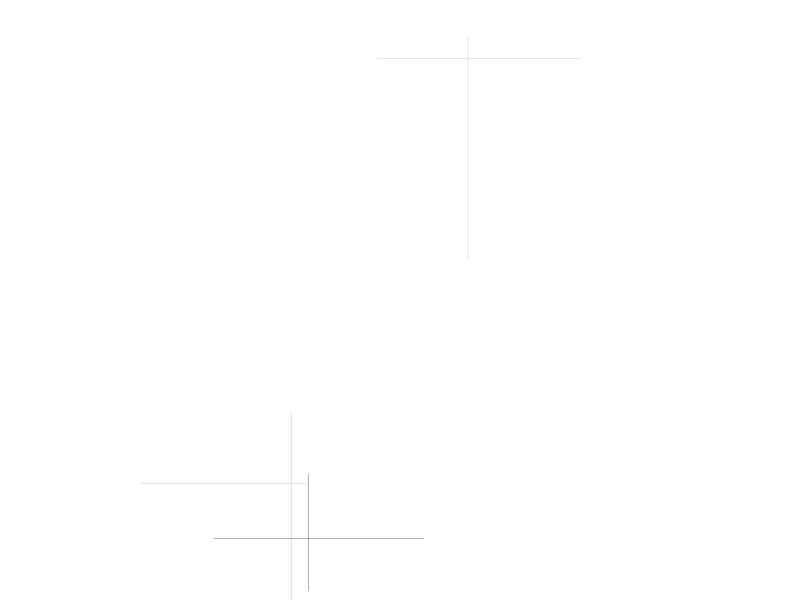
Frame 1 (no input)
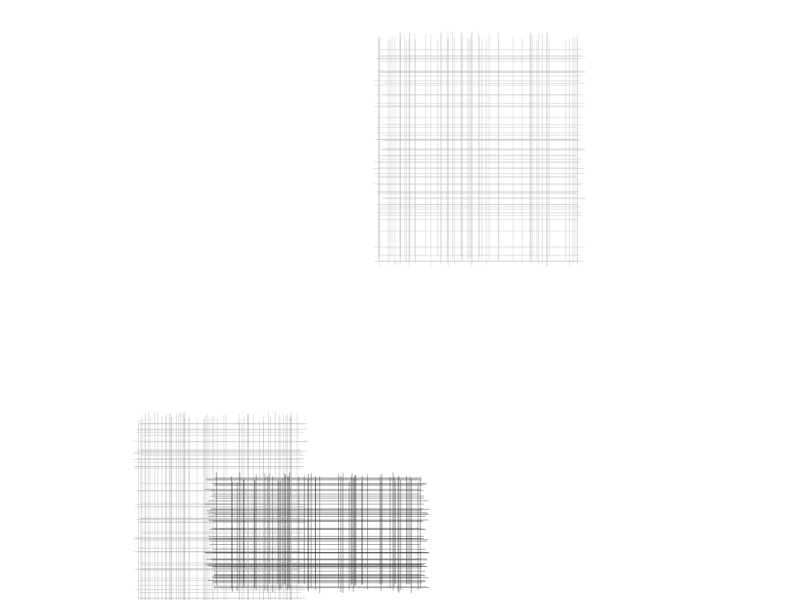
Frame 60 (no input)
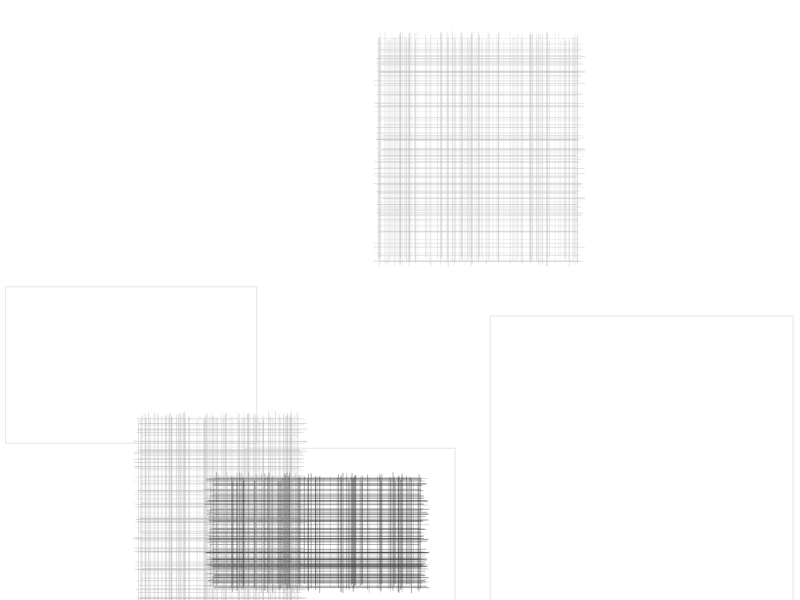
Frame 120 (the mouse pressed at the canvas centre since frame 60)

The p5.js sketch that drew these frames (run headless with seeded random() and noise() and a simulated clock; from frame 60 on, the mouse is pressed at the canvas centre):

// p5.js sketch
// ── sketch.js
//author: Natalie Black :)
 var baset, tvar;
 var SW;
 var j = 0;
 var i = 0;
 var x1,x2,x3,y1,y2,y3,w1,w2,w3,h1,h2,h3;
 var BG = 255;
 var exes;
 var c1,c2,c3;

function mousePressed() {
  mp();
}
function mp(){

    rect(random(width-100), random(height-100),random(100,400), random(100,400));
    rect(random(width-100), random(height-100),random(100,400),random(100,400));

    rect(random(width-100), random(height-100),random(100,400),random(100,400));

    strokeWeight(0.5);
}

function setup() {
  noFill();
  SW = 10;
  stroke(30);
  c1 = color(random(255),100);
  c2 = color(random(255),100);
  c3 = color(random(255),100);

  strokeCap(SQUARE);
  createCanvas(displayWidth, displayHeight);
 exes = [random((width*0.25), (height*0.75)), random((width*0.25), (height*0.75)), random((width*0.25), (height*0.75)), random((width*0.25), (height*0.75))];
  background(BG);
  //background(color(0,100,100, 1));
  baset = 5;
  tvar = 0;
   x1 = random(width);
      x2 = random(width);
      x3 = random(width);
      y1 = random(height);
      y2 = random(height);
      y3 = random(height);
      w1 = random(100,250);
      w2 = random(100,250);
      w3 = random(100,250);
      h1 = random(100,250);
      h2 = random(100,250);
      h3 = random(100,250);
}

function coinToss() {
  return random(4) > 2;
}

function draw() {    
  
  if(i++==150){
      i = 0;
      //background(BG);
      x1 = random(width-100);
      x2 = random(width-100);
      x3 = random(width-100);
      y1 = random(height-100);
      y2 = random(height-100);
      y3 = random(height-100);
      w1 = random(100,400);
      w2 = random(100,400);
      w3 = random(100,400);
      h1 = random(100,400);
      h2 = random(100,400);
      h3 = random(100,400);
      //c1 = color(random(10,245),100);
      //c2 = color(random(10,245),100);
      //c3 = color(random(10,245),100);
      if(coinToss()){
        c1 = color(random(225,245),random(225,245),random(225,245),100);
      } else {
        c1 = color(random(45),random(45),random(45),100);
      }
      if(coinToss()){
        c2 = color(random(225,245),random(225,245),random(225,245),100);
      } else {
        c2 = color(random(45),random(45),random(45),100);
      }
      if(coinToss()){
        c3 = color(random(225,245),random(225,245),random(225,245),100);
      } else {
        c3 = color(random(45),random(45),random(45),100);
      }
  }
//    s1.scribble();
    //s2.scribble();

      stroke(c1);
      var lx1 = random(x1,x1+w1);
      var ly1 = random(y1,y1+h1);
      line(lx1, y1+random(-5,5), lx1, y1+h1+random(-5,5));
      line(x1+random(-5,5), ly1, x1+w1+random(-5,5), ly1);

      stroke(c2);
      var lx2 = random(x2,x2+w2);
      var ly2 = random(y2,y2+h2);
      line(lx2, y2+random(-5,5), lx2, y2+h2+random(-5,5));
      line(x2+random(-5,5), ly2, x2+w2+random(-5,5), ly2);

      stroke(c3);
      var lx3 = random(x3,x3+w3);
      var ly3 = random(y3,y3+h3);
      line(lx3, y3+random(-5,5), lx3, y3+h3+random(-5,5));
      line(x3+random(-5,5), ly3, x3+w3+random(-5,5), ly3);



    //strokeWeight(1.25);
    //lines();
//    stroke(255, 1);
//
//
//
//            stroke(255, 10);
//
//
//

    //s3.scribble();

}
